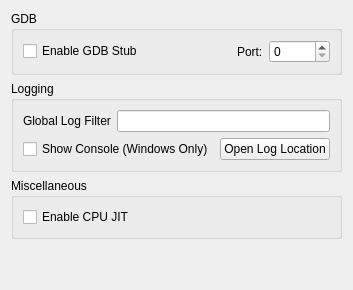
<?xml version="1.0" encoding="UTF-8"?>
<ui version="4.0">
 <class>ConfigureDebug</class>
 <widget class="QWidget" name="ConfigureDebug">
  <property name="windowTitle">
   <string>Form</string>
  </property>
  <layout class="QVBoxLayout" name="verticalLayout_1">
   <item>
    <layout class="QVBoxLayout" name="verticalLayout_2">
     <item>
      <widget class="QGroupBox" name="groupBox">
       <property name="title">
        <string>GDB</string>
       </property>
       <layout class="QVBoxLayout" name="verticalLayout_3">
        <item>
         <layout class="QHBoxLayout" name="horizontalLayout_1">
          <item>
           <widget class="QCheckBox" name="toggle_gdbstub">
            <property name="text">
             <string>Enable GDB Stub</string>
            </property>
           </widget>
          </item>
          <item>
           <spacer name="horizontalSpacer">
            <property name="orientation">
             <enum>Qt::Horizontal</enum>
            </property>
            <property name="sizeHint" stdset="0">
             <size>
              <width>40</width>
              <height>20</height>
             </size>
            </property>
           </spacer>
          </item>
          <item>
           <widget class="QLabel" name="label_2">
            <property name="text">
             <string>Port:</string>
            </property>
           </widget>
          </item>
          <item>
           <widget class="QSpinBox" name="gdbport_spinbox">
            <property name="maximum">
             <number>65536</number>
            </property>
           </widget>
          </item>
         </layout>
        </item>
       </layout>
      </widget>
     </item>
    </layout>
   </item>
   <item>
    <widget class="QGroupBox" name="groupBox_2">
     <property name="title">
      <string>Logging</string>
     </property>
     <layout class="QVBoxLayout" name="verticalLayout">
      <item>
       <layout class="QHBoxLayout" name="horizontalLayout">
        <item>
         <widget class="QLabel" name="label">
          <property name="text">
           <string>Global Log Filter</string>
          </property>
         </widget>
        </item>
        <item>
         <widget class="QLineEdit" name="log_filter_edit"/>
        </item>
       </layout>
      </item>
      <item>
       <layout class="QHBoxLayout" name="horizontalLayout_2">
        <item>
         <widget class="QCheckBox" name="toggle_console">
          <property name="text">
           <string>Show Console (Windows Only)</string>
          </property>
         </widget>
        </item>
        <item>
         <widget class="QPushButton" name="open_log_button">
          <property name="text">
           <string>Open Log Location</string>
          </property>
         </widget>
        </item>
       </layout>
      </item>
     </layout>
    </widget>
   </item>
   <item>
    <widget class="QGroupBox" name="groupBox_3">
     <property name="title">
      <string>Miscellaneous</string>
     </property>
     <layout class="QVBoxLayout" name="verticalLayout_4">
      <item>
       <widget class="QCheckBox" name="toggle_cpu_jit">
        <property name="text">
         <string>Enable CPU JIT</string>
        </property>
       </widget>
      </item>
     </layout>
    </widget>
   </item>
   <item>
    <spacer name="verticalSpacer">
     <property name="orientation">
      <enum>Qt::Vertical</enum>
     </property>
     <property name="sizeHint" stdset="0">
      <size>
       <width>20</width>
       <height>40</height>
      </size>
     </property>
    </spacer>
   </item>
  </layout>
 </widget>
 <resources/>
 <connections>
  <connection>
   <sender>toggle_gdbstub</sender>
   <signal>toggled(bool)</signal>
   <receiver>gdbport_spinbox</receiver>
   <slot>setEnabled(bool)</slot>
   <hints>
    <hint type="sourcelabel">
     <x>84</x>
     <y>157</y>
    </hint>
    <hint type="destinationlabel">
     <x>342</x>
     <y>158</y>
    </hint>
   </hints>
  </connection>
 </connections>
</ui>
